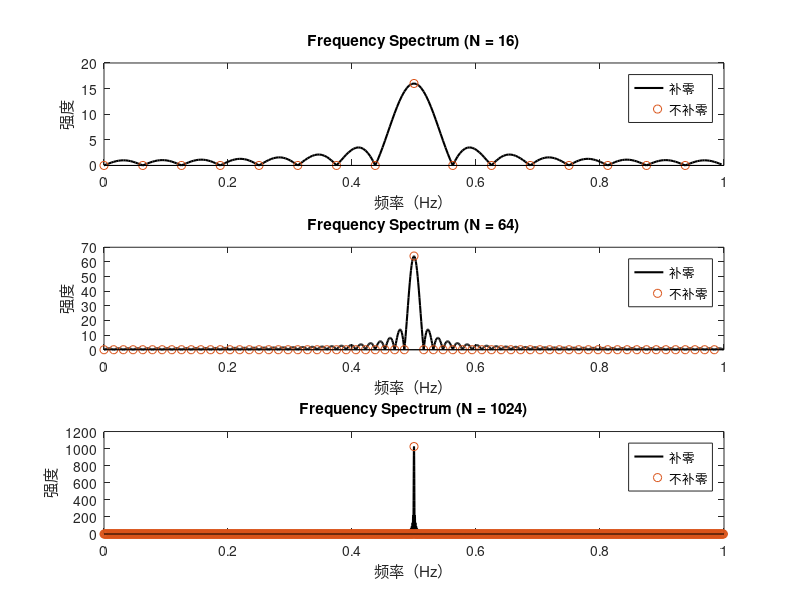

Source code (MATLAB):
N = [16, 64, 1024]; % 输入的N值

for i = 1:length(N)
    n = 0:N(i)-1; % 构造序列的离散时间标签
    y = zeros(N(i), 1); % 初始化序列为0
    y(1:N(i)) = 1; % 将0到N-1范围内的值设置为1

    Y = fft(y, N(i)); % 计算N点DFT
    Y = [Y(N(i)/2+1:end); Y(1:N(i)/2)];

    % 补零的FFT
    r = 16;
    yn2 = fft(y, N(i)*r); % 计算N点DFT
    yn2 = [yn2(N(i)*r/2+1:end); yn2(1:N(i)*r/2)];

    % 绘制频谱图
    f = (0:N(i)-1)*(1/N(i)); % 构造频率轴
    magnitude = abs(Y); % 计算幅度谱

    f2 = (0:N(i)*r-1)*(1/(N(i)*r)); % 构造频率轴

    % 创建子图并绘制幅度谱
    subplot(length(N), 1, i);

    plot(f2, abs(yn2),'color','black','linewidth',1.5); hold on
    stem(f, magnitude,'color',[0,118,168]/255,'linewidth',1.5,'linestyle','none');

    title(['Frequency Spectrum (N = ', num2str(N(i)), ')']);
    xlabel('频率（Hz）');
    ylabel('强度');

    legend('补零', '不补零', 'Location', 'NorthEast');

end
